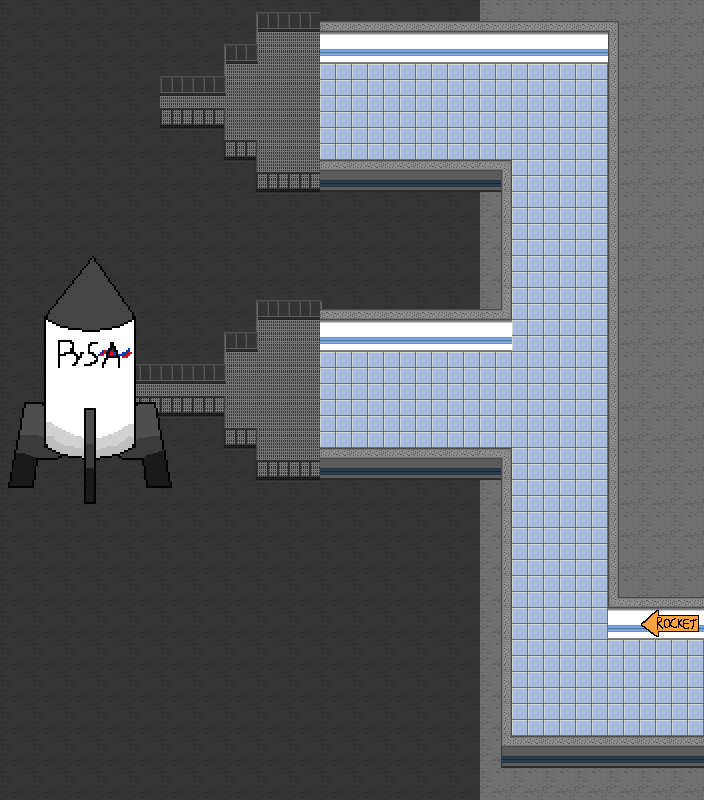

This is a level from a 2D game, rendered from its Tiled map with the project's own tilesets. A one-line summary and the complete map file follow:
An orthogonal 22x25 tile map with 32x32 px tiles, 5 tile layers (floor, deco, walls, wall_deco, ...), 3 tilesets and 4 objects (fall_zone, start, end, end_1).

<map version="1.9" tiledversion="1.9.1" orientation="orthogonal" renderorder="right-down" width="22" height="25" tilewidth="32" tileheight="32" infinite="0" nextlayerid="17" nextobjectid="66">
 <editorsettings>
  <export target="pysa_headquarters..tmx" format="tmx" />
 </editorsettings>
 <tileset firstgid="1" source="../tiles/PySaHQ.tsx" />
 <tileset firstgid="36" source="../tiles/pysahq/electric_puddle_1.tsx" />
 <tileset firstgid="50" source="../tiles/pysahq/PySaHQ_RocketCatwalk.tsx" />
 <layer id="3" name="floor" width="22" height="25">
  <data encoding="csv">
34,34,34,34,34,34,34,34,34,34,34,34,34,34,34,33,33,33,33,33,33,33,
34,34,34,34,34,34,34,34,34,34,33,33,33,33,33,33,33,33,33,33,33,33,
34,34,34,34,34,34,34,34,34,34,17,17,17,17,17,17,17,17,17,33,33,33,
34,34,34,34,34,34,34,34,34,34,17,17,17,17,17,17,17,17,17,33,33,33,
34,34,34,34,34,34,34,34,34,34,17,17,17,17,17,17,17,17,17,33,33,33,
34,34,34,34,34,34,34,34,34,34,33,33,33,33,33,33,17,17,17,33,33,33,
34,34,34,34,34,34,34,34,34,34,34,34,34,34,34,33,17,17,17,33,33,33,
34,34,34,34,34,34,34,34,34,34,34,34,34,34,34,33,17,17,17,33,33,33,
34,34,34,34,34,34,34,34,34,34,34,34,34,34,34,33,17,17,17,33,33,33,
34,34,34,34,34,34,34,34,34,34,34,34,34,34,34,33,17,17,17,33,33,33,
34,34,34,34,34,34,34,34,34,34,33,33,33,33,33,33,17,17,17,33,33,33,
34,34,34,34,34,34,34,34,34,34,17,17,17,17,17,17,17,17,17,33,33,33,
34,34,34,34,34,34,34,34,34,34,17,17,17,17,17,17,17,17,17,33,33,33,
34,34,34,34,34,34,34,34,34,34,17,17,17,17,17,17,17,17,17,33,33,33,
34,34,34,34,34,34,34,34,34,34,33,33,33,33,33,33,17,17,17,33,33,33,
34,34,34,34,34,34,34,34,34,34,34,34,34,34,34,33,17,17,17,33,33,33,
34,34,34,34,34,34,34,34,34,34,34,34,34,34,34,33,17,17,17,33,33,33,
34,34,34,34,34,34,34,34,34,34,34,34,34,34,34,33,17,17,17,33,33,33,
34,34,34,34,34,34,34,34,34,34,34,34,34,34,34,33,17,17,17,33,33,33,
34,34,34,34,34,34,34,34,34,34,34,34,34,34,34,33,17,17,17,33,33,33,
34,34,34,34,34,34,34,34,34,34,34,34,34,34,34,33,17,17,17,17,17,17,
34,34,34,34,34,34,34,34,34,34,34,34,34,34,34,33,17,17,17,17,17,17,
34,34,34,34,34,34,34,34,34,34,34,34,34,34,34,33,17,17,17,17,17,17,
34,34,34,34,34,34,34,34,34,34,34,34,34,34,34,33,33,33,33,33,33,33,
34,34,34,34,34,34,34,34,34,34,34,34,34,34,34,33,33,33,33,33,33,33
</data>
 </layer>
 <objectgroup color="#ff0000" id="9" name="kill_triggers">
  <object id="61" name="fall_zone" x="1" y="15" width="157" height="199" />
 </objectgroup>
 <objectgroup color="#aa557f" id="14" name="points">
  <object id="57" name="start" x="706" y="685">
   <point />
  </object>
  <object id="58" name="end" x="113.432" y="401.636">
   <point />
  </object>
  <object id="65" name="end_1" x="98" y="108">
   <point />
  </object>
 </objectgroup>
 <layer id="11" name="deco" width="22" height="25">
  <data encoding="csv">
0,0,0,0,0,0,0,0,0,0,0,0,0,0,0,0,0,0,0,0,0,0,
0,0,0,0,0,0,0,0,53,53,0,0,0,0,0,0,0,0,0,0,0,0,
0,0,0,0,0,0,0,53,53,53,0,0,0,0,0,0,0,0,0,0,0,0,
0,0,0,0,0,53,53,53,53,53,0,0,0,0,0,0,0,0,0,0,0,0,
0,0,0,0,0,0,0,53,53,53,0,0,0,0,0,0,0,0,0,0,0,0,
0,0,0,0,0,0,0,0,53,53,0,0,0,0,0,0,0,0,0,0,0,0,
0,0,0,0,0,0,0,0,0,0,0,0,0,0,0,0,0,0,0,0,0,0,
0,0,0,0,0,0,0,0,0,0,0,0,0,0,0,0,0,0,0,0,0,0,
0,0,0,0,0,0,0,0,0,0,0,0,0,0,0,0,0,0,0,0,0,0,
0,0,0,0,0,0,0,0,0,0,56,0,0,0,0,0,0,0,0,0,0,0,
0,0,0,0,0,0,0,0,53,53,0,0,0,0,0,0,0,0,0,0,0,0,
0,0,0,0,0,0,0,53,53,53,0,0,0,0,0,0,0,0,0,0,0,0,
0,0,0,0,53,53,53,53,53,53,0,0,0,0,0,0,0,0,0,0,0,0,
0,0,0,0,0,0,0,53,53,53,0,0,0,0,0,0,0,0,0,0,0,0,
0,0,0,0,0,0,0,0,53,53,55,0,0,0,0,0,0,0,0,0,0,0,
0,0,0,0,0,0,0,0,0,0,0,0,0,0,0,0,0,0,0,0,0,0,
0,0,0,0,0,0,0,0,0,0,0,0,0,0,0,0,0,0,0,0,0,0,
0,0,0,0,0,0,0,0,0,0,0,0,0,0,0,0,0,0,0,0,0,0,
0,0,0,0,0,0,0,0,0,0,0,0,0,0,0,0,0,0,0,0,0,0,
0,0,0,0,0,0,0,0,0,0,0,0,0,0,0,0,0,0,0,0,0,0,
0,0,0,0,0,0,0,0,0,0,0,0,0,0,0,0,0,0,0,0,0,0,
0,0,0,0,0,0,0,0,0,0,0,0,0,0,0,0,0,0,0,0,0,0,
0,0,0,0,0,0,0,0,0,0,0,0,0,0,0,0,0,0,0,0,0,0,
0,0,0,0,0,0,0,0,0,0,0,0,0,0,0,0,0,0,0,0,0,0,
0,0,0,0,0,0,0,0,0,0,0,0,0,0,0,0,0,0,0,0,0,0
</data>
 </layer>
 <layer id="1" name="walls" width="22" height="25">
  <data encoding="csv">
0,0,0,0,0,0,0,0,52,52,16,16,16,16,16,16,16,16,16,22,0,0,
0,0,0,0,0,0,0,52,0,0,13,13,13,13,13,13,13,13,13,15,0,0,
0,0,0,0,0,52,52,0,0,0,0,0,0,0,0,0,0,0,0,15,0,0,
0,0,0,0,0,0,0,0,0,0,0,0,0,0,0,0,0,0,0,15,0,0,
0,0,0,0,0,58,59,0,0,0,0,0,0,0,0,0,0,0,0,15,0,0,
0,0,0,0,0,0,0,59,0,0,11,11,11,11,11,29,0,0,0,15,0,0,
0,0,0,0,0,0,0,0,58,58,0,0,0,0,0,14,0,0,0,15,0,0,
0,0,0,0,0,0,0,0,0,0,0,0,0,0,0,14,0,0,0,15,0,0,
0,0,0,0,0,0,0,0,0,0,0,0,0,0,0,14,0,0,0,15,0,0,
0,0,0,0,0,0,0,0,52,52,16,16,16,16,16,26,0,0,0,15,0,0,
0,0,0,0,0,0,0,52,0,0,13,13,13,13,13,13,0,0,0,15,0,0,
0,0,0,52,52,52,52,0,0,0,0,0,0,0,0,0,0,0,0,15,0,0,
0,0,52,0,0,0,0,0,0,0,0,0,0,0,0,0,0,0,0,15,0,0,
0,0,0,52,58,58,59,0,0,0,0,0,0,0,0,0,0,0,0,15,0,0,
0,0,0,0,0,0,0,59,0,0,11,11,11,11,11,29,0,0,0,15,0,0,
0,0,0,0,0,0,0,0,58,58,0,0,0,0,0,14,0,0,0,15,0,0,
0,0,0,0,0,0,0,0,0,0,0,0,0,0,0,14,0,0,0,15,0,0,
0,0,0,0,0,0,0,0,0,0,0,0,0,0,0,14,0,0,0,15,0,0,
0,0,0,0,0,0,0,0,0,0,0,0,0,0,0,14,0,0,0,25,16,16,
0,0,0,0,0,0,0,0,0,0,0,0,0,0,0,14,0,0,0,13,13,13,
0,0,0,0,0,0,0,0,0,0,0,0,0,0,0,14,0,0,0,0,0,0,
0,0,0,0,0,0,0,0,0,0,0,0,0,0,0,14,0,0,0,0,0,0,
0,0,0,0,0,0,0,0,0,0,0,0,0,0,0,14,0,0,0,0,0,0,
0,0,0,0,0,0,0,0,0,0,0,0,0,0,0,21,11,11,11,11,11,11,
0,0,0,0,0,0,0,0,0,0,0,0,0,0,0,0,0,0,0,0,0,0
</data>
 </layer>
 <layer id="15" name="wall_deco" width="22" height="25">
  <data encoding="csv">
0,0,0,0,0,0,0,0,56,0,0,0,0,0,0,0,0,0,0,0,0,0,
0,0,0,0,0,0,0,56,57,0,0,0,0,0,0,0,0,0,0,0,0,0,
0,0,0,0,0,0,0,57,0,0,0,0,0,0,0,0,0,0,0,0,0,0,
0,0,0,0,0,0,0,0,0,0,0,0,0,0,0,0,0,0,0,0,0,0,
0,0,0,0,0,0,0,0,0,0,0,0,0,0,0,0,0,0,0,0,0,0,
0,0,0,0,0,0,0,0,0,0,0,0,0,0,0,0,0,0,0,0,0,0,
0,0,0,0,0,0,0,0,0,0,0,0,0,0,0,0,0,0,0,0,0,0,
0,0,0,0,0,0,0,0,0,0,0,0,0,0,0,0,0,0,0,0,0,0,
0,0,0,0,0,0,0,0,0,0,0,0,0,0,0,0,0,0,0,0,0,0,
0,0,0,0,0,0,0,0,56,0,0,0,0,0,0,0,0,0,0,0,0,0,
0,0,0,0,0,0,0,56,57,0,0,0,0,0,0,0,0,0,0,0,0,0,
0,0,0,0,0,0,0,57,0,0,0,0,0,0,0,0,0,0,0,0,0,0,
0,0,0,0,0,0,0,0,0,0,0,0,0,0,0,0,0,0,0,0,0,0,
0,0,0,0,0,0,0,0,0,0,0,0,0,0,0,0,0,0,0,0,0,0,
0,0,0,0,0,0,0,0,0,0,0,0,0,0,0,0,0,0,0,0,0,0,
0,0,0,0,0,0,0,0,0,0,0,0,0,0,0,0,0,0,0,0,0,0,
0,0,0,0,0,0,0,0,0,0,0,0,0,0,0,0,0,0,0,0,0,0,
0,0,0,0,0,0,0,0,0,0,0,0,0,0,0,0,0,0,0,0,0,0,
0,0,0,0,0,0,0,0,0,0,0,0,0,0,0,0,0,0,0,0,0,0,
0,0,0,0,0,0,0,0,0,0,0,0,0,0,0,0,0,0,0,0,31,0,
0,0,0,0,0,0,0,0,0,0,0,0,0,0,0,0,0,0,0,0,0,0,
0,0,0,0,0,0,0,0,0,0,0,0,0,0,0,0,0,0,0,0,0,0,
0,0,0,0,0,0,0,0,0,0,0,0,0,0,0,0,0,0,0,0,0,0,
0,0,0,0,0,0,0,0,0,0,0,0,0,0,0,0,0,0,0,0,0,0,
0,0,0,0,0,0,0,0,0,0,0,0,0,0,0,0,0,0,0,0,0,0
</data>
 </layer>
 <layer id="16" name="foreground_deco" width="22" height="25">
  <data encoding="csv">
0,0,0,0,0,0,0,0,0,0,0,0,0,0,0,0,0,0,0,0,0,0,
0,0,0,0,0,0,0,0,0,0,0,0,0,0,0,0,0,0,0,0,0,0,
0,0,0,0,0,0,0,0,0,0,0,0,0,0,0,0,0,0,0,0,0,0,
0,0,0,0,0,51,51,55,0,0,0,0,0,0,0,0,0,0,0,0,0,0,
0,0,0,0,0,0,0,54,55,0,0,0,0,0,0,0,0,0,0,0,0,0,
0,0,0,0,0,0,0,0,54,51,0,0,0,0,0,0,0,0,0,0,0,0,
0,0,0,0,0,0,0,0,0,0,0,0,0,0,0,0,0,0,0,0,0,0,
0,0,0,0,0,0,0,0,0,0,0,0,0,0,0,0,0,0,0,0,0,0,
0,0,0,0,0,0,0,0,0,0,0,0,0,0,0,0,0,0,0,0,0,0,
0,0,0,0,0,0,0,0,0,0,0,0,0,0,0,0,0,0,0,0,0,0,
0,0,0,0,0,0,0,0,0,0,0,0,0,0,0,0,0,0,0,0,0,0,
0,0,0,0,0,0,0,0,0,0,0,0,0,0,0,0,0,0,0,0,0,0,
0,0,0,0,51,51,51,55,0,0,0,0,0,0,0,0,0,0,0,0,0,0,
0,0,0,0,0,0,0,54,55,0,0,0,0,0,0,0,0,0,0,0,0,0,
0,0,0,0,0,0,0,0,54,51,0,0,0,0,0,0,0,0,0,0,0,0,
35,0,0,0,0,0,0,0,0,0,0,0,0,0,0,0,0,0,0,0,0,0,
0,0,0,0,0,0,0,0,0,0,0,0,0,0,0,0,0,0,0,0,0,0,
0,0,0,0,0,0,0,0,0,0,0,0,0,0,0,0,0,0,0,0,0,0,
0,0,0,0,0,0,0,0,0,0,0,0,0,0,0,0,0,0,0,0,0,0,
0,0,0,0,0,0,0,0,0,0,0,0,0,0,0,0,0,0,0,0,0,0,
0,0,0,0,0,0,0,0,0,0,0,0,0,0,0,0,0,0,0,0,0,0,
0,0,0,0,0,0,0,0,0,0,0,0,0,0,0,0,0,0,0,0,0,0,
0,0,0,0,0,0,0,0,0,0,0,0,0,0,0,0,0,0,0,0,0,0,
0,0,0,0,0,0,0,0,0,0,0,0,0,0,0,0,0,0,0,0,0,0,
0,0,0,0,0,0,0,0,0,0,0,0,0,0,0,0,0,0,0,0,0,0
</data>
 </layer>
</map>